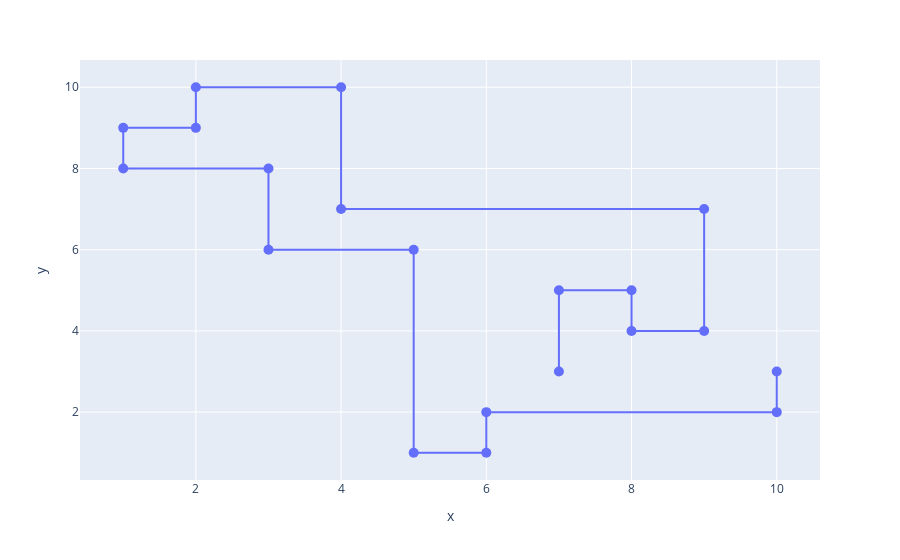

The notebook cell saved with this chart:
### Markdown cell above
<H4>Animações

### Code cell
#df = px.data.gapminder()
v = list(map(lambda P: (P.x,P.y),G.vertices))


fig = px.line(x=np.array(v)[:,0],y=np.array(v)[:,1],markers=True)
fig.update_traces(marker_size=10)
#fig.update_traces(marker=dict(size=100,
#                              line=dict(width=2,
#                                        color='DarkSlateGrey')),
#                  selector=dict(mode='markers'))
fig.show()

### Figure 1 — Plotly figure (JSON) as saved in the notebook; plotly's stock layout.template omitted (floating-point values rounded to 4 significant figures)
{"data": [{"hovertemplate": "x=%{x}<br>y=%{y}<extra></extra>", "legendgroup": "", "line": {"color": "#636efa", "dash": "solid"}, "marker": {"size": 10, "symbol": "circle"}, "mode": "markers+lines", "name": "", "orientation": "v", "showlegend": false, "type": "scatter", "x": [7, 7, 8, 8, 9, 9, 4, 4, 2, 2, 1, 1, 3, 3, 5, 5, 6, 6, 10, 10], "xaxis": "x", "y": [3, 5, 5, 4, 4, 7, 7, 10, 10, 9, 9, 8, 8, 6, 6, 1, 1, 2, 2, 3], "yaxis": "y"}], "layout": {"legend": {"tracegroupgap": 0}, "margin": {"t": 60}, "xaxis": {"anchor": "y", "domain": [0, 1], "title": {"text": "x"}}, "yaxis": {"anchor": "x", "domain": [0, 1], "title": {"text": "y"}}}}
